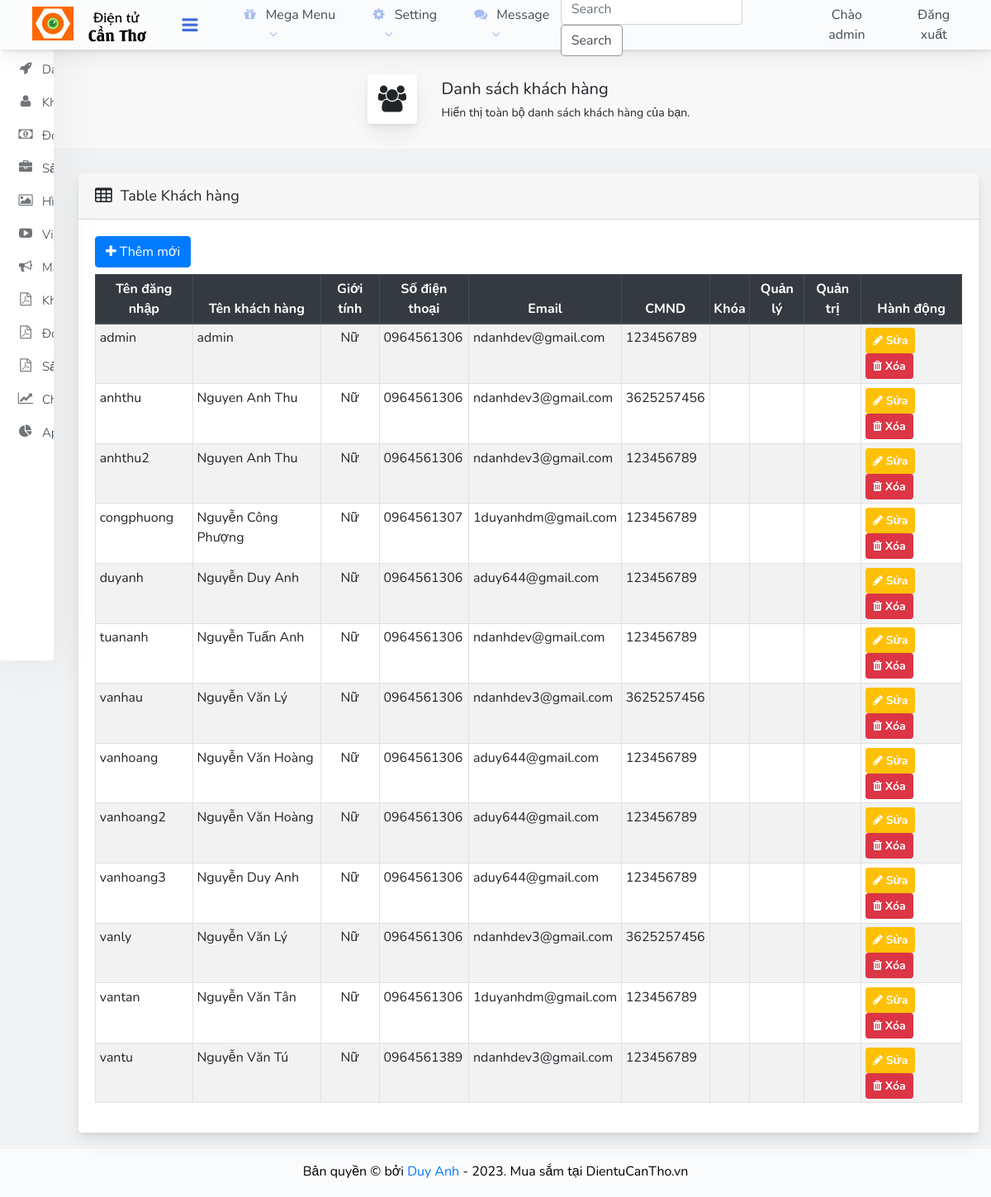
The app's page /admin/customers/index.php (signed in) with its own data.
### tables this page shows
CREATE TABLE IF NOT EXISTS `khachhang` (
  `kh_tendangnhap` varchar(50) NOT NULL,
  `kh_matkhau` varchar(255) NOT NULL,
  `kh_ten` varchar(100) NOT NULL,
  `kh_gioitinh` int(11) NOT NULL DEFAULT 0,
  `kh_diachi` varchar(255) NOT NULL DEFAULT 'VN',
  `kh_dienthoai` varchar(50) NOT NULL,
  `kh_email` varchar(100) NOT NULL DEFAULT 'anhb1700326@student.ctu.edu.vn',
  `kh_cmnd` varchar(100) NOT NULL DEFAULT '123456789',
  `kh_ngaysinh` int(11) NOT NULL DEFAULT 1,
  `kh_thangsinh` int(11) NOT NULL DEFAULT 1,
  `kh_namsinh` int(11) NOT NULL DEFAULT 1989,
  `kh_trangthai` int(11) NOT NULL DEFAULT 0,
  `kh_quanly` int(1) NOT NULL DEFAULT 0,
  `kh_binhluan` varchar(255) NOT NULL,
  `kh_thoigiantao` timestamp NOT NULL DEFAULT current_timestamp(),
  `kh_thoigiancapnhat` timestamp NOT NULL DEFAULT current_timestamp(),
  `kh_makichhoat` varchar(50) NOT NULL DEFAULT '0',
  `kh_quantri` int(1) NOT NULL DEFAULT 0,
  PRIMARY KEY (`kh_tendangnhap`)
);

### libraries/Psr4AutoloaderClass.php (called while the page is built, shortened)
<?php
class Psr4AutoloaderClass
{
	protected $prefixes = array();
	public function addNamespace($prefix, $base_dir, $prepend = false)
	{
		$prefix = trim($prefix, '\\') . '\\';
		$base_dir = rtrim($base_dir, DIRECTORY_SEPARATOR) . '/';
		if (isset($this->prefixes[$prefix]) === false) {
			$this->prefixes[$prefix] = array();
		}
		if ($prepend) {
			array_unshift($this->prefixes[$prefix], $base_dir);
		} else {
			array_push($this->prefixes[$prefix], $base_dir);
		}
	}
	public function loadClass($class)
	{
		$prefix = $class;
		while (false !== $pos = strrpos($prefix, '\\')) {
			$prefix = substr($class, 0, $pos + 1);
			$relative_class = substr($class, $pos + 1);
			$mapped_file = $this->loadMappedFile($prefix, $relative_class);
			if ($mapped_file) {
				return $mapped_file;
			}
			$prefix = rtrim($prefix, '\\');
		}
		return false;
	}
	protected function loadMappedFile($prefix, $relative_class)
	{
		foreach ($this->prefixes[$prefix] as $base_dir) {
			$file = $base_dir
				. str_replace('\\', '/', $relative_class)
				. '.php';
			if ($this->requireFile($file)) {
				return $file;
			}
		}
		return false;
	}
	protected function requireFile($file)
	{
		if (file_exists($file)) {
			return true;
		}
		return false;
	}
}

### src/classes/Customer.php (called while the page is built, shortened)
<?php
class Customer
{
	private $db;
	public $kh_tendangnhap="";
	public $kh_matkhau;
	public $kh_ten;
	public $kh_gioitinh;
	public $kh_diachi ;
	public $kh_dienthoai;
	public $kh_email;
	public $kh_ngaysinh;
	public $kh_thangsinh;
	public $kh_namsinh;
	public $kh_cmnd;
	public $kh_trangthai = 0;
	public $kh_quantri = 0;
	public $kh_quanly = 0;
	public $kh_thoigiantao;
	public $kh_thoigiancapnhat;
	public function getKh_tendangnhap()
	{
		return $this->kh_tendangnhap;
	}
	public function __construct($pdo)
	{
		$this->db = $pdo;
	}
	public function all()
	{
		$Customers = [];
		$statement = $this->db->prepare('select * from khachhang');
		$statement->execute();
		while ($row = $statement->fetch()) {
			$customer = new Customer($this->db);
			$customer->fillFromDB($row);
			$Customers[] = $customer;
		}
		return $Customers;
	}
	protected function fillFromDB(array $row)
	{
		[
			'kh_tendangnhap' => $this->kh_tendangnhap,
			'kh_matkhau' => $this->kh_matkhau,
			'kh_ten' => $this->kh_ten,
			'kh_gioitinh' => $this->kh_gioitinh,
			'kh_diachi' => $this->kh_diachi,
			'kh_dienthoai' => $this->kh_dienthoai,
			'kh_email' => $this->kh_email,
			'kh_ngaysinh' => $this->kh_ngaysinh,
			'kh_thangsinh' => $this->kh_thangsinh,
			'kh_namsinh' => $this->kh_namsinh,
			'kh_cmnd' => $this->kh_cmnd,
			'kh_trangthai' => $this->kh_trangthai,
			'kh_quantri' => $this->kh_quantri,
			'kh_quanly' => $this->kh_quanly,
			'kh_thoigiantao' => $this->kh_thoigiantao,
			'kh_thoigiancapnhat' => $this->kh_thoigiancapnhat
		] = $row;
		return $this;
	}
}

### public/admin/customers/index.php (the view, shortened to what this page needs)
<?php
    require_once '../../../bootstrap.php';
    $customer = new Customer($PDO);
    $customers = $customer->all();
?>
<!DOCTYPE html>
<html lang="en">
<head>
    <link rel="stylesheet" href="<?= BASE_URL_PATH . "assets/admin/css/bootstrap.min.css" ?>" type="text/css" />
    <link rel="stylesheet" href="<?= BASE_URL_PATH . "assets/admin/css/font-awesome.min.css" ?>" type="text/css" />
    <link rel="stylesheet" href="<?= BASE_URL_PATH . "assets/admin/css/datatables.min.css" ?>" type="text/css" />
    <link rel="stylesheet" href="<?= BASE_URL_PATH . "assets/admin/css/animate.css" ?>" type="text/css" />
    <link rel="stylesheet" href="<?= BASE_URL_PATH . "assets/admin/css/base.css" ?>" type="text/css" />
    <link rel="stylesheet" href="<?= BASE_URL_PATH . "assets/admin/css/styles.css" ?>" type="text/css" />
    <link rel="stylesheet" href="<?= BASE_URL_PATH . "assets/admin/css/responsive.css" ?>" type="text/css" />
</head>
<body>
    <?php include_once __DIR__ . '../../../../partials/admin/header.php'; ?>
    <div class="container-fluid">
        <div class="main row">
            <?php include_once __DIR__ . '../../../../partials/admin/sidebar.php'; ?>
            <div class="main__outer">
                <div class="main__inner">
                    <div class="page-title wow fadeIn" data-wow-delay="0.05s">
                        <div class="page-title-wrapper">
                            <div class="page-title-heading wow fadeIn" data-wow-duration="1s">
                                <div class="page-title-icon"><i class="fa fa-users" aria-hidden="true"></i></div>
                                <div>
                                    Danh sách khách hàng
                                    <div class="page-title-subheading wow fadeIn" data-wow-duration="2s">Hiển thị toàn bộ danh sách khách hàng của bạn.</div>
                                </div>
                            </div>
                        </div>
                    </div>
                    <div class="tabs-animation">
                        <div class="card mb-3">
                            <div class="card-header">
                                <i class="fa fa-table" aria-hidden="true"></i>
                                Table Khách hàng
                            </div>
                            <div class="card-body">
                                <a href="create.php" class="btn btn-primary mb-2">
                                    <i class="fa fa-plus"></i> Thêm mới
                                </a>
                                <table id="tblCustomers" class="table table-bordered table-hover table-responsive-lg table-striped table-sm">
                                        <thead class="text-center thead-dark">
                                            <tr>
                                                <th>Tên đăng nhập</th>
                                                <th>Tên khách hàng</th>
                                                <th>Giới tính</th>
                                                <th>Số điện thoại</th>
                                                <th>Email</th>
                                                <th>CMND</th>
                                                <th>Khóa</th>
                                                <th>Quản lý</th>
                                                <th>Quản trị</th>
                                                <th>Hành động</th>
                                            </tr>
                                        </thead>
                                        <tbody>
                                            <?php foreach($customers as $customer): ?>
                                                    <tr>
                                                        <td><?=htmlspecialchars($customer->kh_tendangnhap)?></td>
                                                        <td><?=htmlspecialchars($customer->kh_ten)?></td>
                                                        <td class="text-center">
                                                            <?php
                                                            if (htmlspecialchars($customer->kh_gioitinh) == 1)
                                                                echo "Nam";
                                                            else
                                                                echo "Nữ";
                                                            ?>
                                                        </td>
                                                        <td><?=htmlspecialchars($customer->kh_dienthoai)?></td>
                                                        <td><?=htmlspecialchars($customer->kh_email)?></td>
                                                        <td><?=htmlspecialchars($customer->kh_cmnd)?></td>
                                                        <td class="text-center">
                                                        </td>
                                                        <td class="text-center">
                                                        </td>
                                                        <td class="text-center">
                                                        </td>
                                                        <td>
                                                            <a href="<?=BASE_URL_PATH . 'admin/customers/edit.php?kh_tendangnhap=' . $customer->getKh_tendangnhap()?>"
                                                                class="btn btn-sm btn-warning btnEdit">
                                                                <i alt="Edit" class="fa fa-pencil"></i> Sửa</a>
                                                            <form class="delete" action="<?=BASE_URL_PATH . 'admin/customers/delete.php'?>"
                                                                    method="POST" style="display: inline;">
                                                                <button type="button" class="btn btn-sm btn-danger btnDelete" data-kh_tendangnhap="<?= $customer->getKh_tendangnhap() ?>">
                                                                    <i alt="Delete" class="fa fa-trash"></i> Xóa
                                                                </button>
                                                            </form>
                                                        </td>
                                                    </tr>
                                            <?php endforeach ?>
                                        </tbody>
                                </table>
                            </div>
                        </div>
                    </div>
                </div>
            </div>
        </div>
    </div>
    <?php include_once __DIR__ . '../../../../partials/admin/footer.php'; ?>
</body>
</html>

### public/assets/admin/css/base.css (style rules this page uses)
:root { --primary-color: #FF6700; --white-color: #fff; --black-color: #000; --text-color: #333; --boder-color: #dbdbdb; --start-gold-color: #FFCE3E; --light-orange-color: #F9920F; --success-color: #28A745; }

### public/assets/admin/css/styles.css (style rules this page uses)
html { position: relative; min-height: 100%; }
* { margin: 0; padding: 0; box-sizing: border-box; }
body { overflow-x: hidden; font-family: 'Nunito', sans-serif; }
.container-fluid { background: #f1f2f3; min-height: 100vh; display: flex; flex-direction: column; margin: 0; padding: 0; }
.main__outer { z-index: 9; flex: 1; flex-direction: column; display: flex; margin-top: 60px; margin-left: 80px; }
.main .main__inner { padding: 30px 30px 0 30px; flex: 1; }
.page-title { background: rgba(255,255,255,.45); display: flex; justify-content: center; }
.page-title { padding: 30px; margin: -30px -30px 30px; position: relative; }
.page-title .page-title-wrapper { position: relative; display: flex; align-items: center; }
.page-title .page-title-heading { font-size: 1.25rem; font-weight: 400; display: flex; align-content: center; align-items: center; margin: 0; padding: 0; }
.page-title .page-title-icon { font-size: 2rem; display: flex; align-items: center; align-content: center; text-align: center; padding: 0.83333rem; margin: 0 30px 0 0; background: #fff; box-shadow: 0 0.46875rem 2.1875rem rgba(4,9,20,.03), 0 0.9375rem 1.40625rem rgba(4,9,20,.03), 0 0.25rem 0.53125rem rgba(4,9,20,.05), 0 0.125rem 0.1875rem rgba(4,9,20,.03); border-radius: 0.25rem; width: 60px; height: 60px; }
.page-title .page-title-subheading { padding: 3px 0 0; font-size: .88rem; opacity: .6; }
.card { position: relative; display: flex; flex-direction: column; min-width: 0; word-wrap: break-word; background-color: #fff; background-clip: border-box; border: 1px solid rgba(26,54,126,.125); border-radius: 0.25rem; box-shadow: 0 0.46875rem 2.1875rem rgba(4,9,20,.03), 0 0.9375rem 1.40625rem rgba(4,9,20,.03), 0 0.25rem 0.53125rem rgba(4,9,20,.05), 0 0.125rem 0.1875rem rgba(4,9,20,.03); border-width: 0; transition: all .2s; }
.card-header { display: flex; align-items: center; border-bottom-width: 1px; padding-top: 0; padding-bottom: 0; padding-right: 0.625rem; height: 3.5rem; font-size: 18px; }
.card-header:first-child { border-radius: calc(0.25rem - 1px) calc(0.25rem - 1px) 0 0; }
.card-header .fa { font-size: 1.4rem; margin-right: 0.625rem; }
.btnEdit { color: var(--white-color); font-size: 14px; font-weight: 700; }
.btnDelete { color: var(--white-color); font-size: 14px; font-weight: 700; }

### records on screen
khachhang: kh_tendangnhap "admin", kh_ten "admin", kh_gioitinh "Nữ", kh_dienthoai "0964561306", kh_email "ndanhdev@gmail.com", kh_cmnd "123456789"
khachhang: kh_tendangnhap "anhthu", kh_ten "Nguyen Anh Thu", kh_gioitinh "Nữ", kh_dienthoai "0964561306", kh_email "ndanhdev3@gmail.com", kh_cmnd "3625257456"
khachhang: kh_tendangnhap "anhthu2", kh_ten "Nguyen Anh Thu", kh_gioitinh "Nữ", kh_dienthoai "0964561306", kh_email "ndanhdev3@gmail.com", kh_cmnd "123456789"
khachhang: kh_tendangnhap "congphuong", kh_ten "Nguyễn Công Phượng", kh_gioitinh "Nữ", kh_dienthoai "0964561307", kh_email "1duyanhdm@gmail.com", kh_cmnd "123456789"
khachhang: kh_tendangnhap "duyanh", kh_ten "Nguyễn Duy Anh", kh_gioitinh "Nữ", kh_dienthoai "0964561306", kh_email "aduy644@gmail.com", kh_cmnd "123456789"
khachhang: kh_tendangnhap "tuananh", kh_ten "Nguyễn Tuấn Anh", kh_gioitinh "Nữ", kh_dienthoai "0964561306", kh_email "ndanhdev@gmail.com", kh_cmnd "123456789"
khachhang: kh_tendangnhap "vanhau", kh_ten "Nguyễn Văn Lý", kh_gioitinh "Nữ", kh_dienthoai "0964561306", kh_email "ndanhdev3@gmail.com", kh_cmnd "3625257456"
khachhang: kh_tendangnhap "vanhoang", kh_ten "Nguyễn Văn Hoàng", kh_gioitinh "Nữ", kh_dienthoai "0964561306", kh_email "aduy644@gmail.com", kh_cmnd "123456789"
khachhang: kh_tendangnhap "vanhoang2", kh_ten "Nguyễn Văn Hoàng", kh_gioitinh "Nữ", kh_dienthoai "0964561306", kh_email "aduy644@gmail.com", kh_cmnd "123456789"
khachhang: kh_tendangnhap "vanhoang3", kh_ten "Nguyễn Duy Anh", kh_gioitinh "Nữ", kh_dienthoai "0964561306", kh_email "aduy644@gmail.com", kh_cmnd "123456789"
khachhang: kh_tendangnhap "vanly", kh_ten "Nguyễn Văn Lý", kh_gioitinh "Nữ", kh_dienthoai "0964561306", kh_email "ndanhdev3@gmail.com", kh_cmnd "3625257456"
khachhang: kh_tendangnhap "vantan", kh_ten "Nguyễn Văn Tân", kh_gioitinh "Nữ", kh_dienthoai "0964561306", kh_email "1duyanhdm@gmail.com", kh_cmnd "123456789"
khachhang: kh_tendangnhap "vantu", kh_ten "Nguyễn Văn Tú", kh_gioitinh "Nữ", kh_dienthoai "0964561389", kh_email "ndanhdev3@gmail.com", kh_cmnd "123456789"

### other values on screen
$_SESSION['kh_tendangnhap_logged'] "admin"
